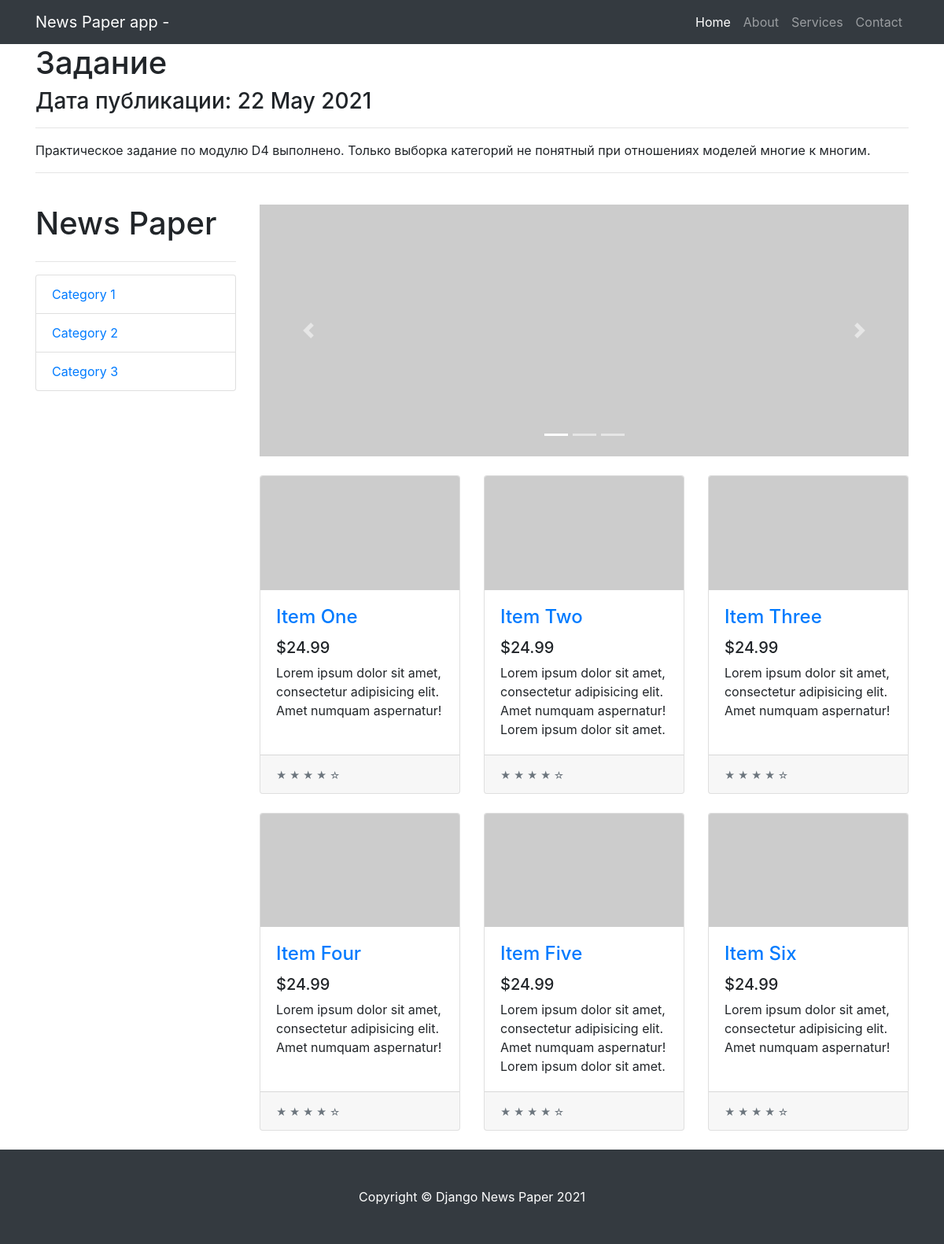
Page /news/4 on the committed database.
### news/models.py (models this page shows, shortened)
class Post(models.Model):
    state = 'ST'
    new = 'NE'
    POSITIONS = [
        (state, 'Статья'),
        (new, 'Новость')
    ]
    position = models.CharField(max_length=2,
                                choices=POSITIONS,
                                default=state)
    created = models.DateTimeField(auto_now_add=True)
    post_name = models.CharField(max_length=250)
    content = models.TextField()
    rating_post = models.IntegerField(default=0)
    author = models.ForeignKey(Author, on_delete=models.CASCADE)
    category = models.ManyToManyField(Category, through='PostCategory')

### news/views.py (the view)
# urls.py: path('<int:pk>', PostDetailView.as_view(), name='post'),
class PostDetailView(DetailView):
    template_name = 'post.html' # название шаблона будет product.html
    queryset = Post.objects.all()

### templates/post.html (shortened to what this page needs)
{% extends 'flatpages/default.html' %}
{% block content %}
  <h1>{{ post.post_name }}</h1>
  <h3>Дата публикации: {{ post.created | date:'d M Y' }}</h3>
  <hr>
  {{ post.content }}
{% endblock content %}

### rows in the picture
Post: post_name "Задание", created "22 May 2021", content "Практическое задание по модулю D4 выполнено. Только выборка категорий не понятный при отношениях моделей многие к многим."
